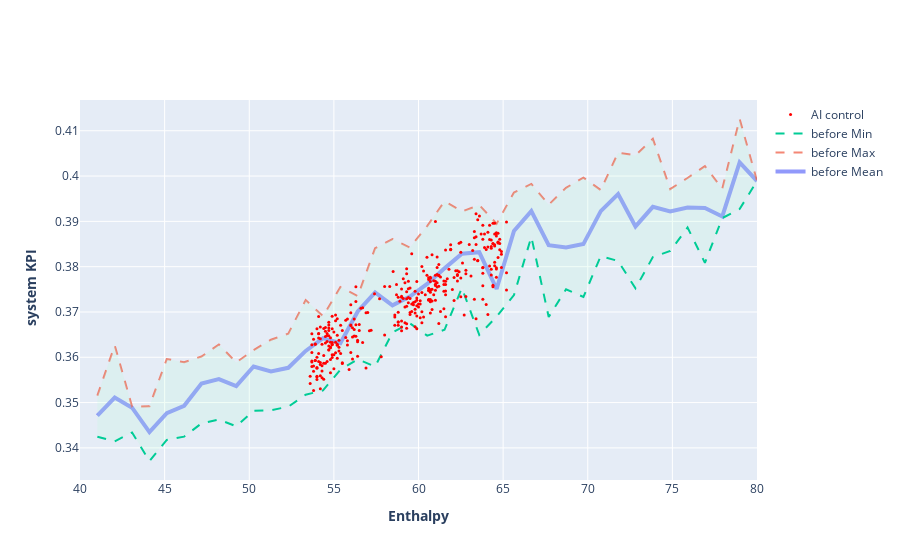

The notebook cell saved with this chart:
### Code cell
Ms,Ai,Max,Min = [],[],[],[]


for WB in np.linspace(40,80,40):

    before = df[df.Datetime < '2022/10/28']
    before.Enthalpy = round(before.Enthalpy,1)
    Ms.append(np.median(before[before.Enthalpy==round(WB,1)].system_KPI))
    Max.append(before[before.Enthalpy==round(WB,1)].system_KPI.max())
    Min.append(before[before.Enthalpy==round(WB,1)].system_KPI.min())

    after = df[df.Datetime >= '2022/10/29']
    after.Enthalpy = round(after.Enthalpy,1)
    ahter_rh = after[after.Enthalpy==round(WB,1)]
    Ai.append(np.median(ahter_rh.system_KPI))
    count.append(ahter_rh.shape[0])

layout = go.Layout(
    # title="{}".format(self.df_last.Datetime),
    yaxis=YAxis(
        title="<b> system KPI</b>"
    ),
    xaxis=dict(
        title="<b>Enthalpy</b>"
    ),
)
fig =  go.Figure(layout=layout)
fig.add_trace(
    go.Scatter(
        x = np.linspace(40,80,40),
        y = Ms,
        name = 'before Mean',
        # mode='markers',
        opacity=0.7,
        marker=dict(
            # color='LightSkyBlue',
            size=3),
        line = dict(
            # color='royalblue', 
            width=4, 
            # dash='dash'
            )
    ))

fig.add_trace(
    go.Scatter(
        x = np.linspace(40,80,40),
        y = Max,
        name = 'before Max',
        # mode='markers',
        opacity=0.7,
        marker=dict(
            # color='LightSkyBlue',
            size=3),
        line = dict(
            # color='royalblue', 
            # width=4, 
            dash='dash')
    ))


fig.add_trace(
    go.Scatter(
        x = np.linspace(40,80,40),
        y = Min,
        name = 'before Min',
        # mode='markers',
        opacity=0.7,
        marker=dict(
            # color='LightSkyBlue',
            size=3),
        line = dict(
            # color='royalblue', 
            # width=4, 
            dash='dash')
    ))

fig.add_trace(go.Scatter(
     x = np.linspace(40,80,40),
     y = Max,
    fill='tonexty',
    fillcolor='rgba(184, 247, 212,0.2)',
    line_color='rgba(255,255,255,0)',
    showlegend=False,
    name='Ideal',
))

fig.add_trace(
    go.Scatter(
        x = after.Enthalpy,
        y = after.system_KPI,
        mode='markers',
        opacity=1,
        marker=dict(
            color='red',
            size=3),
        # line = dict(
        #     # color='royalblue', 
        #     width=4, 
        #     # dash='dash'
        #     ),
            
        name = 'AI control',
        
    ))

### Figure 1 — Plotly figure (JSON) as saved in the notebook; plotly's stock layout.template omitted (floating-point values rounded to 4 significant figures; data arrays with more than 128 entries replaced by an {"elided": "..."} marker saying what was removed)
{"data": [{"line": {"width": 4}, "marker": {"size": 3}, "name": "before Mean", "opacity": 0.7, "type": "scatter", "x": [40, 41.03, 42.05, 43.08, 44.1, 45.13, 46.15, 47.18, 48.21, 49.23, 50.26, 51.28, 52.31, 53.33, 54.36, 55.38, 56.41, 57.44, 58.46, 59.49, 60.51, 61.54, 62.56, 63.59, 64.62, 65.64, 66.67, 67.69, 68.72, 69.74, 70.77, 71.79, 72.82, 73.85, 74.87, 75.9, 76.92, 77.95, 78.97, 80], "y": [null, 0.3471, 0.3511, 0.3489, 0.3435, 0.3477, 0.3493, 0.3542, 0.3552, 0.3537, 0.358, 0.3569, 0.3577, 0.3614, 0.3642, 0.3631, 0.3701, 0.3743, 0.3715, 0.3734, 0.3762, 0.3796, 0.3829, 0.3832, 0.3751, 0.3879, 0.3923, 0.3847, 0.3842, 0.385, 0.3923, 0.396, 0.3889, 0.3932, 0.3922, 0.3931, 0.3929, 0.3911, 0.403, 0.3989]}, {"line": {"dash": "dash"}, "marker": {"size": 3}, "name": "before Max", "opacity": 0.7, "type": "scatter", "x": [40, 41.03, 42.05, 43.08, 44.1, 45.13, 46.15, 47.18, 48.21, 49.23, 50.26, 51.28, 52.31, 53.33, 54.36, 55.38, 56.41, 57.44, 58.46, 59.49, 60.51, 61.54, 62.56, 63.59, 64.62, 65.64, 66.67, 67.69, 68.72, 69.74, 70.77, 71.79, 72.82, 73.85, 74.87, 75.9, 76.92, 77.95, 78.97, 80], "y": [null, 0.3515, 0.3626, 0.3491, 0.3492, 0.3596, 0.3589, 0.3602, 0.3628, 0.3589, 0.3616, 0.3639, 0.3652, 0.3726, 0.3691, 0.3755, 0.3735, 0.3841, 0.3861, 0.3842, 0.389, 0.3944, 0.3922, 0.3936, 0.3895, 0.3964, 0.3983, 0.3937, 0.3974, 0.3996, 0.3969, 0.4052, 0.4046, 0.4082, 0.3971, 0.3996, 0.4022, 0.3972, 0.4126, 0.3989]}, {"line": {"dash": "dash"}, "marker": {"size": 3}, "name": "before Min", "opacity": 0.7, "type": "scatter", "x": [40, 41.03, 42.05, 43.08, 44.1, 45.13, 46.15, 47.18, 48.21, 49.23, 50.26, 51.28, 52.31, 53.33, 54.36, 55.38, 56.41, 57.44, 58.46, 59.49, 60.51, 61.54, 62.56, 63.59, 64.62, 65.64, 66.67, 67.69, 68.72, 69.74, 70.77, 71.79, 72.82, 73.85, 74.87, 75.9, 76.92, 77.95, 78.97, 80], "y": [null, 0.3425, 0.3415, 0.3434, 0.3371, 0.3417, 0.3425, 0.3454, 0.3463, 0.3448, 0.3482, 0.3483, 0.3491, 0.3517, 0.3527, 0.3572, 0.3596, 0.3579, 0.3655, 0.3675, 0.3648, 0.3661, 0.3753, 0.3649, 0.369, 0.3737, 0.3866, 0.3689, 0.375, 0.3733, 0.3823, 0.3812, 0.3752, 0.3821, 0.3835, 0.3886, 0.3808, 0.3907, 0.3927, 0.3989]}, {"fill": "tonexty", "fillcolor": "rgba(184, 247, 212,0.2)", "line": {"color": "rgba(255,255,255,0)"}, "name": "Ideal", "showlegend": false, "type": "scatter", "x": [40, 41.03, 42.05, 43.08, 44.1, 45.13, 46.15, 47.18, 48.21, 49.23, 50.26, 51.28, 52.31, 53.33, 54.36, 55.38, 56.41, 57.44, 58.46, 59.49, 60.51, 61.54, 62.56, 63.59, 64.62, 65.64, 66.67, 67.69, 68.72, 69.74, 70.77, 71.79, 72.82, 73.85, 74.87, 75.9, 76.92, 77.95, 78.97, 80], "y": [null, 0.3515, 0.3626, 0.3491, 0.3492, 0.3596, 0.3589, 0.3602, 0.3628, 0.3589, 0.3616, 0.3639, 0.3652, 0.3726, 0.3691, 0.3755, 0.3735, 0.3841, 0.3861, 0.3842, 0.389, 0.3944, 0.3922, 0.3936, 0.3895, 0.3964, 0.3983, 0.3937, 0.3974, 0.3996, 0.3969, 0.4052, 0.4046, 0.4082, 0.3971, 0.3996, 0.4022, 0.3972, 0.4126, 0.3989]}, {"marker": {"color": "red", "size": 3}, "mode": "markers", "name": "AI control", "opacity": 1, "type": "scatter", "x": {"elided": "347 float values"}, "y": {"elided": "347 float values"}}], "layout": {"xaxis": {"title": {"text": "<b>Enthalpy</b>"}}, "yaxis": {"title": {"text": "<b> system KPI</b>"}}}}
